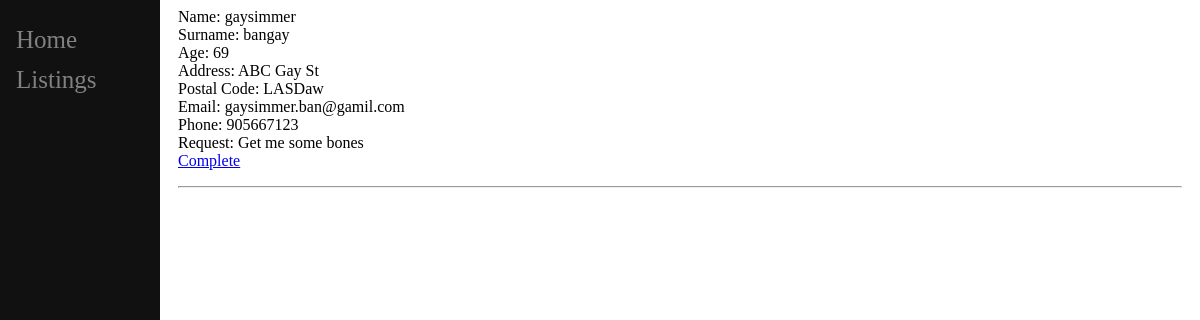
The app's page /corona/index/show_requests (signed in), older data.
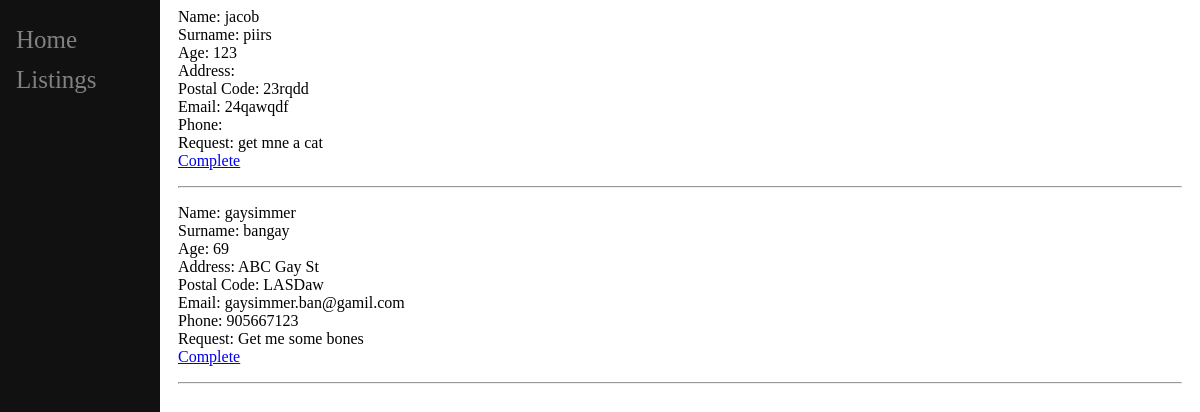
The same page, newer data.
### corona/models.py (models this page shows)
class Requests(models.Model):
    boomer_id = models.ForeignKey(Boomer, on_delete=models.CASCADE)
    zoomer_id = models.CharField(max_length=100, default='', blank=True)
    details = models.TextField(max_length=100)
    completed = models.BooleanField(default=False)
    taken = models.BooleanField(default=False)

class Boomer(models.Model):
    username = models.CharField(primary_key=True, max_length=50)
    password = models.CharField(max_length=100)
    name = models.CharField(max_length=200)
    surname = models.CharField(max_length=200)
    age = models.IntegerField()
    email = models.CharField(max_length=200)
    postal_code = models.CharField(max_length=6)
    latitude = models.FloatField(default=0)
    longitude = models.FloatField(default=0)
    phone = models.CharField(max_length=11,default='')
    address = models.CharField(max_length=100,default='')

### corona/views/nonboomer_view.py (the view, shortened to what this page needs)
# urls.py: path('index/show_requests', nonboomer_view.show_requests, name='show_requests'),
def show_requests(request):
    if(request.session['type'] == 'zoomer'):
        request_list=Requests.objects.filter(zoomer_id=request.session['username'])
        context = {
            'request_list':request_list,
        }
        return render(request, 'nonboomer/taken_requests.html', context)
    return render(request, 'login/index.html', {})

### corona/templates/nonboomer/taken_requests.html (shortened to what this page needs)
<html>
<body>
    {% extends "main/base.html" %}
    {% block content %}
    <div class="main">
        {% if request_list %}
        {% for request1 in request_list %}
        <p>
            {% if request1.completed == False %}
            Name: {{request1.boomer_id.name}} <br>
            Surname: {{request1.boomer_id.surname}}<br>
            Age: {{request1.boomer_id.age}} <br>
            Address: {{request1.boomer_id.address}}<br>
            Postal Code: {{request1.boomer_id.postal_code}}<br>
            Email: {{request1.boomer_id.email}}<br>
            Phone: {{request1.boomer_id.phone}}<br>
            Request: {{request1.details}}<br>
            <a href="{% url 'corona:requestComplete' request1.id %}">Complete</a>
            <hr>
            {%endif%}
        </p>
        {% endfor %}
        {% else %}
        <p>No Requests</p>
        {% endif %}
    </div>
    {% endblock %}

Row changes from the older to the newer data that the page shows:
now on this page (row edited): Requests: boomer_id.name "jacob", boomer_id.surname "piirs", boomer_id.age "123", boomer_id.postal_code "23rqdd", boomer_id.email "24qawqdf", details "get mne a cat"
